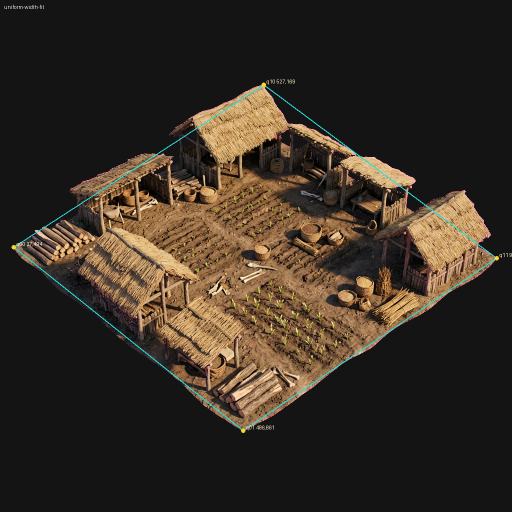
#> input picture qa/recovery-correction-20261003/registration/farm-stone.png, 1024 x 1024 px, given in place of 03-kingdom-stone.jpg, which was not available (shown at 1/2 size)
$ python inspect.py
#> lines starting #> are read from the running program, lines starting #| are printed output that depends on the picture; pictures that were not available may be replaced by others from this repository, and a replacement may not be noted
"""Offline evidence only: preserve sources; contact sheets are viewing aids, not art edits."""
import collections, hashlib, json, math
from pathlib import Path
from datetime import datetime, timezone
from PIL import Image, ImageDraw, ImageFont

ROOT = Path('C:/dev/ages-of-dominion-reborn')
OUT = Path(__file__).resolve().parent
def read(p): return json.loads(p.read_text(encoding='utf-8-sig'))
def sha(p): return hashlib.sha256(p.read_bytes()).hexdigest()
font = ImageFont.truetype('C:/Windows/Fonts/arial.ttf', 18)
def sheet(name, records, width=420, height=330, cols=3):
#> called with name = 'approved-direction', width = 480, height = 300, cols = 2
    canvas = Image.new('RGB',(cols*width, math.ceil(len(records)/cols)*(height+50)), '#20252a')
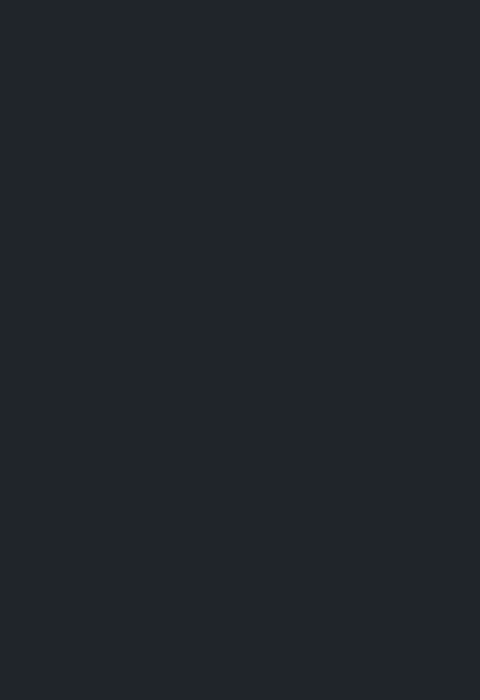
#> canvas: PIL image 960x1400 RGB (shown at 1/2 size); mean R, G, B 32, 37, 42
    draw = ImageDraw.Draw(canvas)
    for n,(label,path) in enumerate(records):
        x,y=(n%cols)*width,(n//cols)*(height+50)
        with Image.open(path) as original:
#> original is the input picture: PIL image 1024x1024 RGB; mean R, G, B 55.2, 46, 36.3
            im=original.convert('RGB'); im.thumbnail((width-8,height-8))
#> after `im.thumbnail((width - 8, height - 8))`:
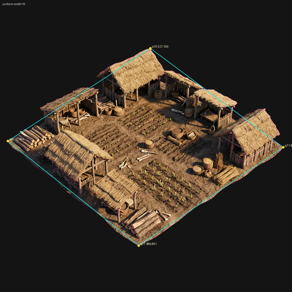
#> im: PIL image 292x292 RGB; mean R, G, B 55.2, 46, 36.3
            canvas.paste(im,(x+(width-im.width)//2,y+(height-im.height)//2))
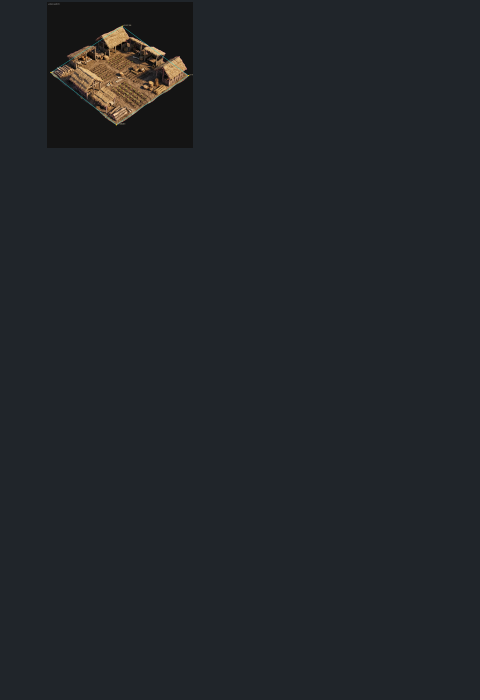
#> canvas: PIL image 960x1400 RGB (shown at 1/2 size); mean R, G, B 33.5, 37.6, 41.6
        draw.text((x+8,y+height+3),label,fill='white',font=font)
#> pass 2 of the loop in sheet, `for n,(label,path) in enumerate(records):`:
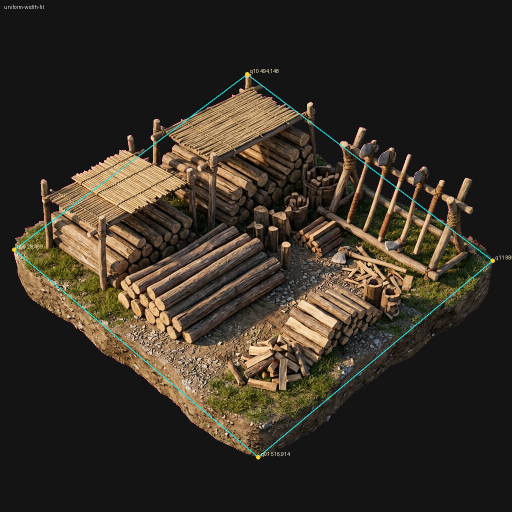
#> input picture qa/recovery-correction-20261003/registration/lumber-stone.png, 1024 x 1024 px, given in place of 06-kingdom-medieval.jpg, which was not available (shown at 1/2 size)
#> in sheet, original is the input picture: PIL image 1024x1024 RGB; mean R, G, B 54.8, 47.8, 37.9
#> in sheet, `im.thumbnail((width - 8, height - 8))`:
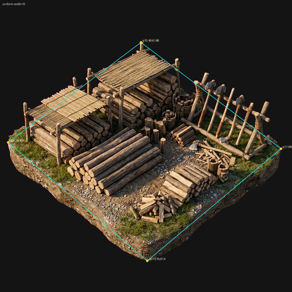
#> im: PIL image 292x292 RGB; mean R, G, B 54.8, 47.8, 37.9
#> in sheet, `canvas.paste(im,(x+(width-im.width)//2,y+(height-im.height)//2))`:
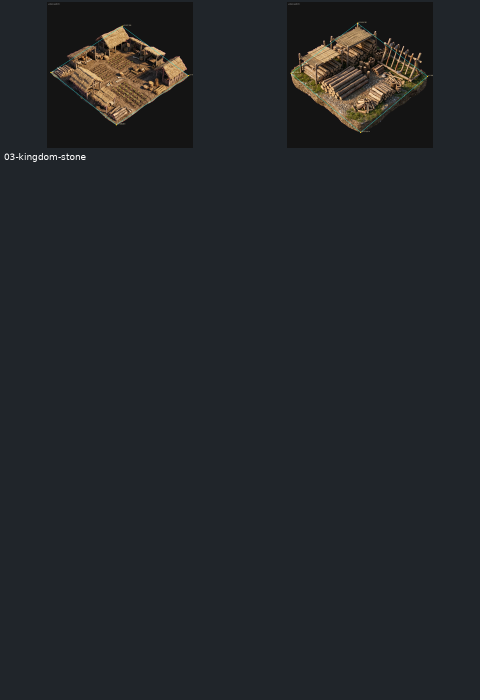
#> canvas: PIL image 960x1400 RGB (shown at 1/2 size); mean R, G, B 35, 38.4, 41.5
    target=OUT/(name+'.jpg'); canvas.save(target,quality=94)
    return str(target.relative_to(ROOT)).replace('\\','/')

def main():
    groups=collections.defaultdict(list); items=[]; batches=[]; protected=[]
    for folder in sorted((ROOT/'assets/production').glob('production-*')):
        m=read(folder/'manifest.json'); lookup={x['id']:x for x in m['items']}
        p=read(folder/'provider-job.json'); l=read(folder/'ledger.json')
        c=read(folder/'collection-report.json') if (folder/'collection-report.json').exists() else {}
        batches.append({'batch':folder.name,'job':p.get('name'),'savedProviderState':p.get('state'), 'savedAt':l.get('checkedAt'), 'outputs':len(c.get('outputs',[])), 'errors':c.get('errors'), 'technicalStatus':c.get('technicalStatus'), 'visualStatus':c.get('visualStatus')})
        for path in folder.iterdir():
            if path.is_file(): protected.append({'path':str(path.relative_to(ROOT)).replace('\\','/'),'sha256':sha(path)})
        for output in sorted(c.get('outputs',[]),key=lambda x:lookup[x['id']]['position']):
            spec=lookup[output['id']]; path=ROOT/output['file']
            with Image.open(path) as im:
                im.load(); size=list(im.size); bands=im.getbands()
            row={**output,'batch':folder.name,'position':spec['position'],'kind':spec['kind'],'mode':spec.get('mode'),'attempt':spec.get('attempt',1),'registration':spec.get('registration'),'actualSize':size,'actualAlpha':'A' in bands,'hashMatch':sha(path)==output['sha256']}
            items.append(row)
            b=folder.name.split('-')[1]
            category=spec['kind']
            if category=='terrain': category=spec.get('mode','terrain')+'-terrain'
            if b=='03' and category in ['building','skill','gear']: category='objects'
            groups[b+'-'+category].append((str(spec['position']).zfill(2)+' '+spec['id'],path))
    sheets={k:sheet(k,v) for k,v in groups.items()}
    refs=ROOT/'design-preview/generated/landscape-mocks-20261003-efcd7a7e/images'
    sheets['approved-direction']=sheet('approved-direction',[(p.stem,p) for p in [refs/'03-kingdom-stone.jpg',refs/'06-kingdom-medieval.jpg',refs/'11-adventure-overview.jpg',refs/'15-tactical-action.jpg',refs/'18-defense-wave.jpg',refs/'19-hero-equipment.jpg',refs/'22-forge.jpg',refs/'30-icon-material-board.jpg']],480,300,2)
    for p in [ROOT/'docs/plan/image-production/budget-ledger.json',ROOT/'docs/plan/image-production/active.lock.json',ROOT/'src/client/main.js',ROOT/'scripts/vertex-production.py',ROOT/'scripts/benchmark.py',ROOT/'assets/production/VISUAL-REVIEW-2026-10-03.md']:
        if p.exists(): protected.append({'path':str(p.relative_to(ROOT)).replace('\\','/'),'sha256':sha(p)})
    snapshot={'at':datetime.now(timezone.utc).isoformat(),'batches':batches,'assets':items,'sheets':sheets,'protectedMetadata':protected,'note':'Local saved provider facts only. No provider query. Hash/decoding is technical evidence only.'}
    (OUT/'local-snapshot.json').write_text(json.dumps(snapshot,indent=2)+'\n',encoding='utf-8')
    print(json.dumps({'batches':batches,'outputs':len(items),'allHashesMatch':all(x['hashMatch'] for x in items),'alphaRequired':sum(x['requiredAlpha'] for x in items),'sheets':sheets},indent=2))
#> (the run stopped early here; a loop or call above may not have finished)
